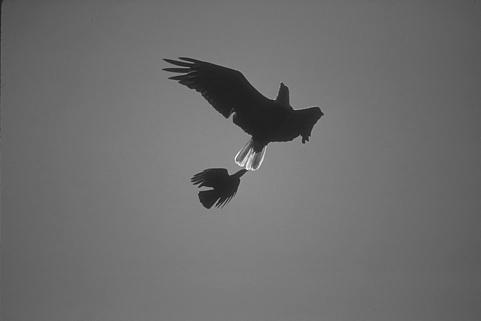
%> input picture Matlab/data/eagle.jpg, 481 x 321 px
$ octave GWI_example1_encoding_eagle.m   (GNU Octave 9; MATLAB toolbox functions it lacks are replaced by stand-ins)
%> lines starting %> are read from the running program, lines starting %| are printed output that depends on the picture; long printed decimals are rounded
### Matlab/core/GWI_im2sig.m
% GWI: Graph Wedgelets for Image compression
% (C) W. Erb 01.07.2025

function [V,f,dimIx,dimIy] = GWI_im2sig(I)
% Transforms image to a graph signal
% In:
%    I              = 2D image of dimenstion dimIx x dimIy
% Out:
%    V              = set of graph nodes (set of pixel positions)
%    f              = function on graph vertices
%    dimIx, dimIy   = dimensions of image

if (size(I,3) == 1)                % For grayscale images
    [dimIx, dimIy] = size(I');
    % Generate graph nodes V and respective graph signal f
    [Y,X] = meshgrid(1:dimIy,1:dimIx);
    V = [X(:),Y(:)];
    f = reshape(double(I)',[],1);
elseif (size(I,3) == 3)            % For RGB images
    Ired = double(I(:,:,1));       % Red channel
    Igreen = double(I(:,:,2));     % Green channel
    Iblue = double(I(:,:,3));      % Blue channel

    [dimIx, dimIy] = size(Ired');  % dimI = dimIx*dimIy;
    % Generate graph nodes V and respective graph signal f
    [Y,X] = meshgrid(1:dimIy,1:dimIx);
    V = [X(:),Y(:)];
    f = [reshape(Ired',[],1), reshape(Igreen',[],1),reshape(Iblue',[],1)];
end
end

### Matlab/core/GWI_quadsplit.m
% GWI: Graph Wedgelets for Image compression
% (C) W. Erb 01.07.2025

function BWP = GWI_quadsplit(V,f,dimIx,dimIy,Jx,Jy,M)
% [18 lines of commented-out code are left out]

BWP.Q = zeros(M,2);
BWP.F = zeros(M,size(f,2));
BWP.c = zeros(M,2*size(f,2));
BWP.n = zeros(M,2);
BWP.error = zeros(M,1);
BWP.P = cell(M,1);

x = V(:,1); y = V(:,2);
Kx = ceil(dimIx/Jx); Ky = ceil(dimIy/Jy);

k = 1;
for i = 1:Jx
    for j = 1:Jy
        cx = min(ceil(Kx/2)+ (i-1)*Kx,dimIx);
        cy = min(ceil(Ky/2)+ (j-1)*Ky,dimIy);
        BWP.Q(k,1) = find((x == cx).*(y==cy));
        BWP.P{k} = find((x <= i*Kx).*(x > (i-1)*Kx).*(y <= j*Ky).*(y > (j-1)*Ky));
        k = k+1;
    end
end

dimI = dimIx*dimIy;
BWP.m = Jx*Jy;

for j = 1:BWP.m
    BWP.F(j,:) = mean(f(BWP.P{j},:),1);
    BWP.c(j,1:size(f,2)) = mean(f(BWP.P{j},:),1);
    BWP.n(j,1) = length(BWP.P{j});
    BWP.error(j) = norm(f(BWP.P{j},:) - ones(length(BWP.P{j}),1)*BWP.F(j,:),'fro')^2/dimI/size(f,2);
end
end

### Matlab/core/GWI_wedgelet_encode.m
% GWI: Graph Wedgelets for Image compression
% (C) W. Erb 01.7.2025

function BWP = GWI_wedgelet_encode(V,f,BWP,M,R,tol,metric)
% [29 lines of commented-out code are left out]

n = length(f);      % length of signal
m = BWP.m;          % initial partition size

tic;
[errorj,j] = max(BWP.error);

while (errorj > tol) && (m < M)
       BWP.Q(m+1,2) = j;
       Fj = BWP.F(j,:);
       Pj = BWP.P{j};
       Vj = V(Pj,:);
       qj = find(Pj == BWP.Q(j,1));

       if (R.type=='FA')
           S = length(Pj);
           pj = 1:S;
       elseif (R.type=='MD')
           S = 1;
           dist = GWI_distcenter(Vj,qj,metric);
           [~,pj] = max(dist);
       elseif (R.type=='KC')
           S = min(R.val,length(Pj));
           [~,pj] = GWI_Jcenters(Vj,R.val,1:length(Pj),qj,metric);
       elseif (R.type=='RA')
           rng(1,"twister");
           S = min(R.val,length(Pj));
           pj = randsample(length(Pj),S);
       end

       for i = 1:S

         cluster = GWI_wedgesplit(Vj,pj(i),qj,metric);

         idx1 = Pj(cluster==1);
         idx2 = Pj(cluster==2);
         error1 = norm(f(idx1,:) - ones(length(idx1),1)*mean(f(idx1,:),1),'fro')^2/n/size(f,2);
         error2 = norm(f(idx2,:) - ones(length(idx2),1)*mean(f(idx2,:),1),'fro')^2/n/size(f,2);
         errornew = error1 + error2;

         if errornew <= errorj
           BWP.Q(j,1) = Pj(qj);
           BWP.Q(m+1,1) = Pj(pj(i));

           BWP.P{j} = idx1;
           BWP.P{m+1} = idx2;
           BWP.F(j,:) = mean(f(idx1,:),1);
           BWP.F(m+1,:) = mean(f(idx2,:),1);
           BWP.c(m+1,1:size(f,2)) = BWP.F(j,:)-Fj;
           BWP.c(m+1,size(f,2)+1:end) = BWP.F(m+1,:)-Fj;
           BWP.n(m+1,1) = length(idx1);
           BWP.n(m+1,2) = length(idx2);
           BWP.error(j) = error1;
           BWP.error(m+1) = error2;
           errorj = errornew;
         end
       end
       [errorj,j] = max(BWP.error);
       m = m + 1;

       if (mod(m,100)==0)
          fprintf(1, '   Time to level %4d :               ',m); fprintf(1,'%5f \n', toc);
          tic;
       end
end

% Restrict final output
BWP.Q = BWP.Q(1:m,:);
BWP.F = BWP.F(1:m,:);
BWP.c = BWP.c(1:m,:);
BWP.n = BWP.n(1:m,:);
BWP.error = BWP.error(1:m);
BWP.P = BWP.P(1:m);
BWP.m = m;

end

### Matlab/core/GWI_Jcenters.m
% GWI: Graph Wedgelets for Image compression
% (C) W. Erb 01.07.2025

function [cluster,Q] = GWI_Jcenters(V,J,W,Qin,metric)

% Performs a reduced J-center clustering based on greedy search:
% Finds cluster assignments "cluster" based on a reduced greedy procedure
% on the subset W of the nodes.

% Determining cluster indices and cluster centers is both done in an
% efficient way.  Cluster assignment is O(n J) and cluster
% centering is O(J*(max cluster size)^2)
%
% INPUTS
%    V         = the set of nodes
%    J         = number of clusters
%    W         = subset on which the greedy search is performed
%    Qin       = predefined input centers (optional)
%    metric    = type of metric (1,2 or 'inf')
%
% OUTPUTS
%    cluster   = Jx1 vector of assignments of each node to a cluster
%    Q         = Jx1 index vector of the cluster centers

N = size(V,1);
D = zeros(J,N);

if (nargin == 3)
    Qin = idxW(randi([1,length(W)],1,1));
    % If no input is given choose a random center from W
end

sizeQin = length(Qin);
Q = zeros(J,1);
Q(1:sizeQin) = Qin;

for j = 1:J-1
    D(j,:) = GWI_distcenter(V,Q(j),metric);
    if j >= sizeQin
       [~,indmax] = max(min(D(1:j,W),[],1));
       Q(j+1) = W(indmax(1));
    end
end


D(J,:) = GWI_distcenter(V,Q(J),metric);

[~,cluster] = min(D,[],1);
cluster = cluster';

return

### Matlab/core/GWI_distcenter.m
% GWI: Graph Wedgelets for Image compression
% (C) W. Erb 01.07.2025

function dist = GWI_distcenter(V,q,metric)

% Calculates the distance of the nodes in V to the center V(idxQ)
% based on the given metric
% In:
%    V         = set of nodes
%    q         = index of center node
%    metric    = type of metric (1,2 or 'inf')
%
% Out:
%    dist      = vector of distances

  x = V(:,1);
  y = V(:,2);

  qx = x(q);
  qy = y(q);

  switch metric

      case 1
          dist = abs(x - qx) + abs(y - qy);
      case 2
          dist = sqrt((x - qx).^2 + (y - qy).^2);
      case 'inf'
          dist = max(abs(x - qx),abs(y - qy));
  end

end

### Matlab/core/GWI_wedgelet_decode.m
% GWI: Graph Wedgelets for Image compression
% (C) W. Erb 01.07.2025

function [s,P] = GWI_wedgelet_decode(V,Q,F,BWPJ,metric)
% [10 lines of commented-out code are left out]

M = size(Q,1);     % final partition size
J = BWPJ.m;        % initial partition size
P = BWPJ.P;         % initial partitioning

%Generate partition at level MM
for j = J+1:M
       qj = Q(j,2);
       Pj = P{qj};
       idxh1 = find(Pj == Q(j,1));
       idxh2 = find(Pj == Q(qj,1));

       Vj = V(Pj,:);

       cluster = GWI_wedgesplit(Vj,idxh1,idxh2,metric);

       idx1 = Pj(cluster==1);
       idx2 = Pj(cluster==2);

       P{qj} = idx1;
       P{j} = idx2;
end

%Decode signal
dimI = length(V(:,1));
s = zeros(dimI,size(F,2));

for m = 1:M
    s(P{m},:) = ones(length(P{m}),1)*F(m,:);
end

end

### Matlab/core/GWI_wedgesplit.m
% GWI: Graph Wedgelets for Image compression
% (C) W. Erb 01.07.2025

function cluster = GWI_wedgesplit(V,p,q,metric)

% Performs an elementary wedge split and finds
% a partition of V into two subsets according to the minimum
% distance to the center nodes V(p) and V(q).

% In:
%    V         = set of nodes
%    p         = index of new node
%    q         = index of reference node
%    metric    = type of metric (1,2 or 'inf')
%
% Out:
%    cluster   = Nx1 vector of assignments of each node to a cluster
%                cluster = 1: node is closer to V(idxQ)
%                cluster = 2: node is closer to V(idxP)

 if ~exist('metric','var')
     metric = 2;
 end

N = size(V,1);
D = zeros(N,2);

D(:,1) = GWI_distcenter(V,q,metric);
D(:,2) = GWI_distcenter(V,p,metric);

[~,cluster] = min(D,[],2);

return

### Matlab/core/GWI_sig2im.m
% GWI: Graph Wedgelets for Image compression
% (C) W. Erb 01.07.2025

function  I = GWI_sig2im(f,dimIx,dimIy)
% Transforms graph signal back to an image
% In:
%    f              = function on graph vertices
%    dimIx, dimIy   = dimensions of image
% Out:
%    I              = 2D image of dimenstion dimIx x dimIy

if (size(f,2) == 1)
    I = reshape(uint8(f(:,1)),dimIx,dimIy)';
elseif (size(f,2) == 3)
    Ired = reshape(uint8(f(:,1)),dimIx,dimIy)';
    Igreen = reshape(uint8(f(:,2)),dimIx,dimIy)';
    Iblue = reshape(uint8(f(:,3)),dimIx,dimIy)';
    I = cat(3, Ired, Igreen, Iblue);
end
end

### Matlab/GWI_example1_encoding_eagle.m
% GWI: Graph Wedgelets for Image compression
% (C) W. Erb 01.07.2025

% Example 1: how to encode an image with graph wedgelets

clear all, close all

%Paths
addpath(genpath('./core/'))
addpath(genpath('./data/'))

%Read image
I = imread('eagle.jpg');
%> I is the input picture: size 321x481 uint8; min 22, max 253, mean 109.4

%Extract signal and node information from image
[V,f,dimIx,dimIy] = GWI_im2sig(I);
%> in GWI_im2sig, `[dimIx, dimIy] = size(I');`: dimIx = 481; dimIy = 321
%> dimIx = 481; dimIy = 321

%% Parameters for BWP tree and wedgelet encoding
% Parameters for a priori decomposition of image in quadratic blocks
Jx = 5;           % Put Jx=1, Jy=1 if no decomposition is desired
Jy = 5;

% Main parameters for wedgelet decomposition
M      = 200;           % maximal partition size (number of leaves in BWP tree)
R.type = 'KC';
R.val  = 16;            % Parameters for greedy method:
                        % 'MD': Max-Distance greedy
                        % 'FA': Fully-Adaptive greedy
                        % 'KC': K-center, with R.val centers
                        % 'RA': Random, with R.val centers
tol = 1e-3;             % stop partitioning if max(error) < tol
metric = 2;             % applied distance metric (1,2, or 'inf')

%% Initialisation (split image in quadratic blocks and initialize tree)
tic; fprintf(1, 'Starting calculation... \n');
BWPin = GWI_quadsplit(V,f,dimIx,dimIy,Jx,Jy,M);
%> in GWI_quadsplit, `Kx = ceil(dimIx/Jx)`: Kx = 97
%> in GWI_quadsplit, `Ky = ceil(dimIy/Jy)`: Ky = 65
%> after the loop in GWI_quadsplit, `for i = 1:Jx`: k = 26
%> in GWI_quadsplit, `dimI = dimIx*dimIy;`: dimI = 154401
%> the loop in GWI_quadsplit, `for j = 1:BWP.m` made 25 passes
%> after the loop in GWI_quadsplit, `for j = 1:BWP.m`: BWP = {m 25}
%> BWPin = {m 25}
fprintf(1, 'Time[s] for quadratic subdivision:    '); fprintf(1,'%5f \n', toc);

%% Encode function in wedgelets
fprintf(1, 'Time[s] for wedgelet encoding: \n');
BWP = GWI_wedgelet_encode(V,f,BWPin,M,R,tol,metric);
%> in GWI_wedgelet_encode, `m = BWP.m;`: m = 25
%> in GWI_wedgelet_encode, `[errorj,j] = max(BWP.error);`: errorj = 79.24; j = 12
%> the loop in GWI_wedgelet_encode, `while (errorj > tol) && (m < M)` made 175 passes
%> (Fj, qj, errorj, j) on passes 1 to 12: (70.74, 3153, 75.86, 13), (112, 3153, 47.23, 12), (57.24, 1702, 44.16, 13), (121.6, 3150, 21.46, 29), (97.45, 420, 21.18, 17), (110.8, 3153, 18.37, 27), (77.95, 1341, 14.05, 7), (116.1, 3153, 13.84, 13), (133.1, 1699, 13.27, 14), (125.3, 3153, 12.92, 12), (41.73, 1555, 11.55, 29), (73.01, 420, 11.44, 31)
%> after the loop in GWI_wedgelet_encode, `while (errorj > tol) && (m < M)`: m = 200; pj = [30; 40; 19; 5; 55; 2; 13; 47; 8; 16; 43; 52; 58; 45; 11; 21]
%> in GWI_wedgelet_encode, `BWP.Q = BWP.Q(1:m,:);`: BWP.Q = 200 rows, first 12: [15441 0; 46706 0; 77971 0; 109236 0; 140501 0; 15538 0; 46803 0; 78068 0; 109333 0; 140598 0; 15635 0; 46900 0]
%> in GWI_wedgelet_encode, `BWP.F = BWP.F(1:m,:);`: BWP.F = 200 values, max 193.9 at index 163, min 34.71 at index 71, mean 99.63
%> in GWI_wedgelet_encode, `BWP.c = BWP.c(1:m,:);`: BWP.c = 200 rows, first 12: [96.35 0; 104.7 0; 107.1 0; 105.1 0; 102.7 0; 110.3 0; 116.1 0; 124.7 0; 121.5 0; 117.1 0; 117 0; 70.74 0]
%> in GWI_wedgelet_encode, `BWP.n = BWP.n(1:m,:);`: BWP.n = 200 rows, first 12: [6305 0; 6305 0; 6305 0; 6305 0; 5917 0; 6305 0; 6305 0; 6305 0; 6305 0; 5917 0; 6305 0; 6305 0]
%> in GWI_wedgelet_encode, `BWP.error = BWP.error(1:m);`: BWP.error = 200 values, max 0.484 at index 192, min 0.00104 at index 154, mean 0.178
%> in GWI_wedgelet_encode, `BWP.P = BWP.P(1:m);`: BWP.P = 200 items
%> in GWI_wedgelet_encode, `BWP.m = m;`: BWP.m = 200
%> BWP = {m 200}

%% Decode function from wedgelets
tic;
[s,P] = GWI_wedgelet_decode(V,BWP.Q,BWP.F,BWPin,metric);
%> in GWI_wedgelet_decode, `M = size(Q,1);`: M = 200
%> in GWI_wedgelet_decode, `J = BWPJ.m;`: J = 25
%> in GWI_wedgelet_decode, `P = BWPJ.P;`: P = 200 items
%> the loop in GWI_wedgelet_decode, `for j = J+1:M` made 175 passes
%> (qj, idxh1, idxh2, N in GWI_wedgesplit) on passes 1 to 2: (12, 648, 3153, 6305), (13, 6244, 3153, 6305)
fprintf(1, 'Time[s] for wedgelet decoding:        '); fprintf(1,'%5f \n', toc);

%% Rebuild compressed image from graph signal s
Iwedge = GWI_sig2im(s,dimIx,dimIy);

%% Calculate and print PSNR
D = abs(double(I)-double(Iwedge)).^2;
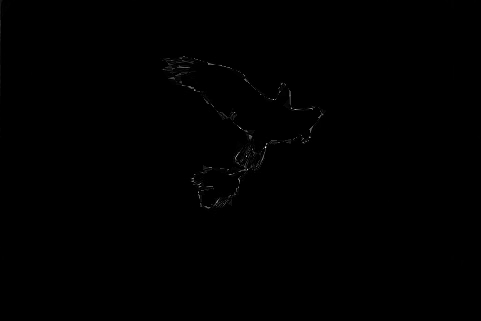
%> D: size 321x481 double; min 0, max 17689, mean 35.8; drawn with min black and max white
mse  = sum(D(:))/numel(I);
psnr = 10*log10(255*255/mse);
fprintf(1, 'PSNR at level %4d:                  ', M);fprintf(1,'%5f \n', psnr);
%| PSNR at level  200:                  32.594
fprintf(1, 'Calculation successful! \n');

%% Plot results
figure('Units', 'pixels', 'Position', [0 50 dimIx dimIy]);
imagesc(I)
colormap(gray)
title('Original image')
set(gca,'XTick',[], 'YTick', [])
hold off

figure('Units', 'pixels', 'Position', [0 50 dimIx dimIy]);
imagesc(Iwedge)
colormap(gray)
title('Wedgelet compression')
set(gca,'XTick',[], 'YTick', [])
hold off

figure('Units', 'pixels', 'Position', [0 50 dimIx dimIy]);
imagesc(Iwedge)
colormap(gray)
title('Wedgelet compression and BWP tree encoding')
hold on
plot( V(BWP.Q(:,1),1),V(BWP.Q(:,1),2),'o','color','r','LineWidth',2,'MarkerSize',8)
set(gca,'XTick',[], 'YTick', [])
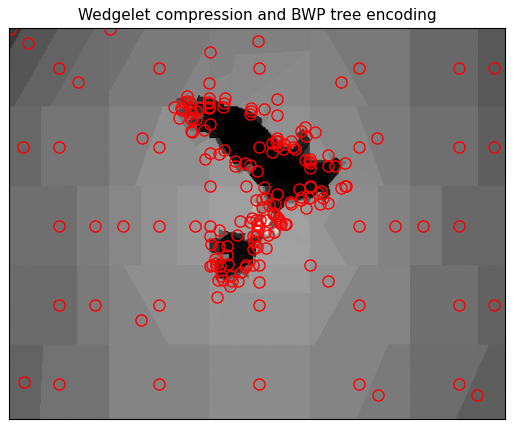
%> figure redrawn from the program's plot data
hold off

$ run again, with Matlab/data/church.jpg copied over Matlab/data/eagle.jpg
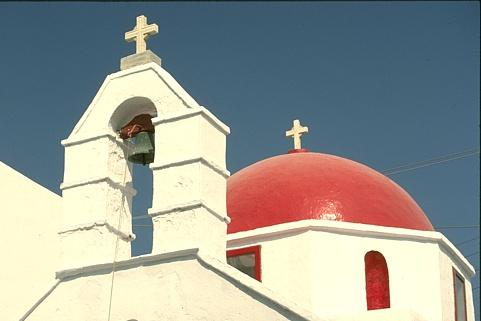
%> input picture Matlab/data/church.jpg, 481 x 321 px
%> I is the input picture: size 321x481x3 uint8; mean R, G, B 152.3, 155, 149.1
%> in GWI_im2sig, `Iblue = double(I(:,:,3));`:
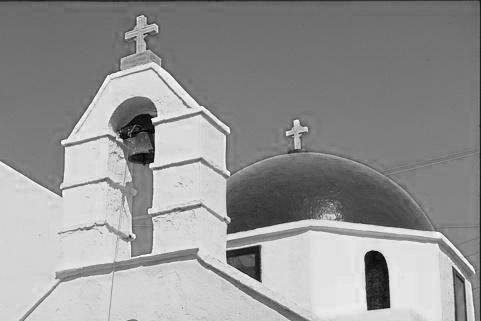
%> Iblue: size 321x481 double; min 0, max 255, mean 149.1
%> in GWI_im2sig, `[dimIx, dimIy] = size(Ired');`: dimIx = 481; dimIy = 321
%> `[V,f,dimIx,dimIy] = GWI_im2sig(I);`: dimIx = 481; dimIy = 321
%> Kx = 97
%> Ky = 65
%> after the loop in GWI_quadsplit, `for i = 1:Jx`: k = 26
%> dimI = 154401
%> the loop in GWI_quadsplit, `for j = 1:BWP.m` made 25 passes
%> after the loop in GWI_quadsplit, `for j = 1:BWP.m`: BWP = {m 25}
%> in GWI_wedgelet_encode, `m = BWP.m;`: m = 25
%> in GWI_wedgelet_encode, `[errorj,j] = max(BWP.error);`: errorj = 205.6; j = 7
%> the loop in GWI_wedgelet_encode, `while (errorj > tol) && (m < M)` made 175 passes
%> (Fj, qj, errorj, j) on passes 1 to 8: ([190.9 191.3 168.2], 3153, 197.3, 3), ([160.2 174.5 166.3], 3153, 195.9, 8), ([196.4 197.2 170.5], 3153, 186, 14), ([217.5 165.3 142.8], 3153, 169.5, 20), ([234.4 212.6 186.5], 3153, 164.4, 19), ([226.9 172.3 151.8], 3153, 161.9, 13), ([181.6 155 143], 3153, 149.4, 24), ([152.3 145.8 143.9], 3025, 145.8, 8)
%> after the loop in GWI_wedgelet_encode, `while (errorj > tol) && (m < M)`: m = 200; pj = [404; 1; 22; 306; 471; 227; 66; 405; 218; 451; 333; 29; 206; 98; 34; 189]
%> BWP.Q = 200 rows, first 12: [15441 0; 46706 0; 77971 0; 109236 0; 140501 0; 15538 0; 46803 0; 78068 0; 109333 0; 140598 0; 15635 0; 46900 0]
%> BWP.F = 200 rows, first 12: [58.8 89.17 108.5; 67.73 98.53 118.3; 78.51 108.1 125.3; 252.6 250 212.9; 236.4 233 199.4; 202 189.8 149.2; 211.7 207.7 176.5; 61.32 71.1 58.41; 96.9 121 130.9; 252 245.2 208.5; 61.15 91.54 110.9; 71.22 101.9 121.4]
%> BWP.c = 200 rows, first 8: [58.8 89.17 108.5 0 0 0; 80.63 108.9 124.8 0 0 0; 160.2 174.5 166.3 0 0 0; 252.6 250 212.9 0 0 0; 244.1 240.3 205.1 0 0 0; 86.37 107.8 116.3 0 0 0; 190.9 191.3 168.2 0 0 0; 196.4 197.2 170.5 0 0 0]
%> BWP.n = 200 rows, first 12: [6305 0; 6305 0; 6305 0; 6305 0; 5917 0; 6305 0; 6305 0; 6305 0; 6305 0; 5917 0; 6305 0; 6305 0]
%> BWP.error = 200 values, max 6.57 at index 123, min 0.0036 at index 147, mean 2.87
%> BWP.P = 200 items
%> BWP.m = 200
%> `BWP = GWI_wedgelet_encode(V,f,BWPin,M,R,tol,metric);`: BWP = {m 200}
%> M = 200
%> J = 25
%> P = 200 items
%> the loop in GWI_wedgelet_decode, `for j = J+1:M` made 175 passes
%> (qj, idxh1, idxh2, N in GWI_wedgesplit) on passes 1 to 2: (7, 6244, 3153, 6305), (3, 3188, 3153, 6305)
%| PSNR at level  200:                  20.534
%> `set(gca,'XTick',[], 'YTick', [])`:
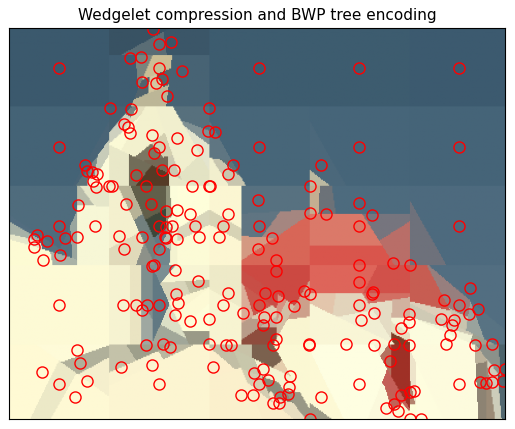
%> figure redrawn from the program's plot data

$ run again, with Matlab/data/tumor2.jpg copied over Matlab/data/eagle.jpg
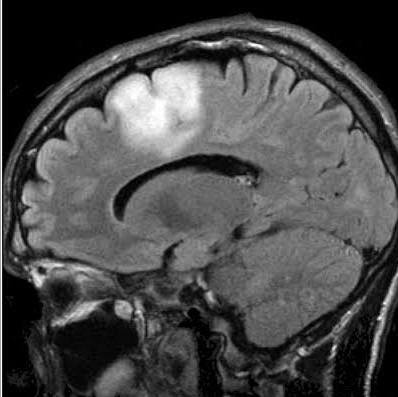
%> input picture Matlab/data/tumor2.jpg, 398 x 397 px
%> I is the input picture: size 397x398 uint8; min 0, max 255, mean 74.4
%> in GWI_im2sig, `[dimIx, dimIy] = size(I');`: dimIx = 398; dimIy = 397
%> `[V,f,dimIx,dimIy] = GWI_im2sig(I);`: dimIx = 398; dimIy = 397
%> Kx = 80
%> after the loop in GWI_quadsplit, `for i = 1:Jx`: k = 26
%> dimI = 158006
%> the loop in GWI_quadsplit, `for j = 1:BWP.m` made 25 passes
%> after the loop in GWI_quadsplit, `for j = 1:BWP.m`: BWP = {m 25}
%> in GWI_wedgelet_encode, `m = BWP.m;`: m = 25
%> in GWI_wedgelet_encode, `[errorj,j] = max(BWP.error);`: errorj = 173; j = 11
%> the loop in GWI_wedgelet_encode, `while (errorj > tol) && (m < M)` made 175 passes
%> (Fj, qj, errorj, j) on passes 1 to 8: (63.04, 3160, 157.1, 7), (153.2, 3160, 147.4, 2), (62.85, 3160, 144.8, 4), (66.25, 3160, 125, 16), (65.23, 3160, 111.9, 6), (35.87, 3160, 101.6, 12), (159.1, 3160, 88.02, 22), (81.49, 3082, 85.87, 2)
%> after the loop in GWI_wedgelet_encode, `while (errorj > tol) && (m < M)`: m = 200; pj = [12; 326; 90; 253; 118; 229; 335; 1; 143; 28; 53; 149; 178; 203; 267; 275]
%> BWP.Q = 200 rows, first 12: [15562 0; 47402 0; 79242 0; 111082 0; 142922 0; 15642 0; 47482 0; 79322 0; 111162 0; 143002 0; 15722 0; 47562 0]
%> BWP.F = 200 values, max 225.2 at index 27, min 0.00265 at index 118, mean 75.69
%> BWP.c = 200 rows, first 12: [7.88 0; 62.85 0; 96.89 0; 66.25 0; 25.39 0; 35.87 0; 153.2 0; 96.26 0; 89.15 0; 41.83 0; 63.04 0; 159.1 0]
%> BWP.n = 200 rows, first 12: [6400 0; 6400 0; 6400 0; 6400 0; 6160 0; 6400 0; 6400 0; 6400 0; 6400 0; 6160 0; 6400 0; 6400 0]
%> BWP.error = 200 values, max 8.78 at index 58, min 3.79e-05 at index 118, mean 4.06
%> BWP.P = 200 items
%> BWP.m = 200
%> `BWP = GWI_wedgelet_encode(V,f,BWPin,M,R,tol,metric);`: BWP = {m 200}
%> M = 200
%> J = 25
%> P = 200 items
%> the loop in GWI_wedgelet_decode, `for j = J+1:M` made 175 passes
%> (qj, idxh1, idxh2, N in GWI_wedgesplit) on passes 1 to 2: (11, 6281, 3160, 6400), (7, 1580, 3160, 6400)
%> `D = abs(double(I)-double(Iwedge)).^2;`:
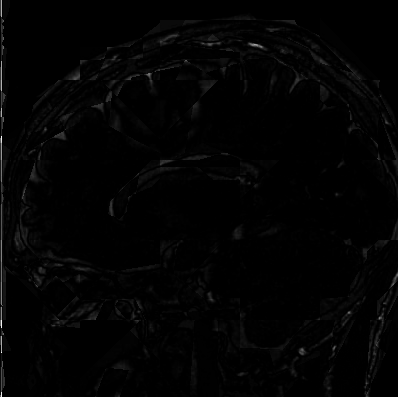
%> D: size 397x398 double; min 0, max 63001, mean 811.8; drawn with min black and max white
%| PSNR at level  200:                  19.036
%> `set(gca,'XTick',[], 'YTick', [])`:
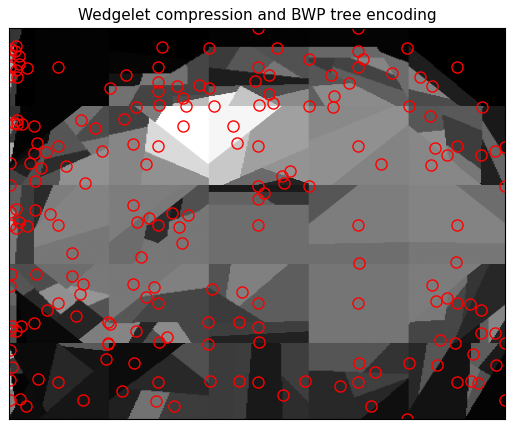
%> figure redrawn from the program's plot data
